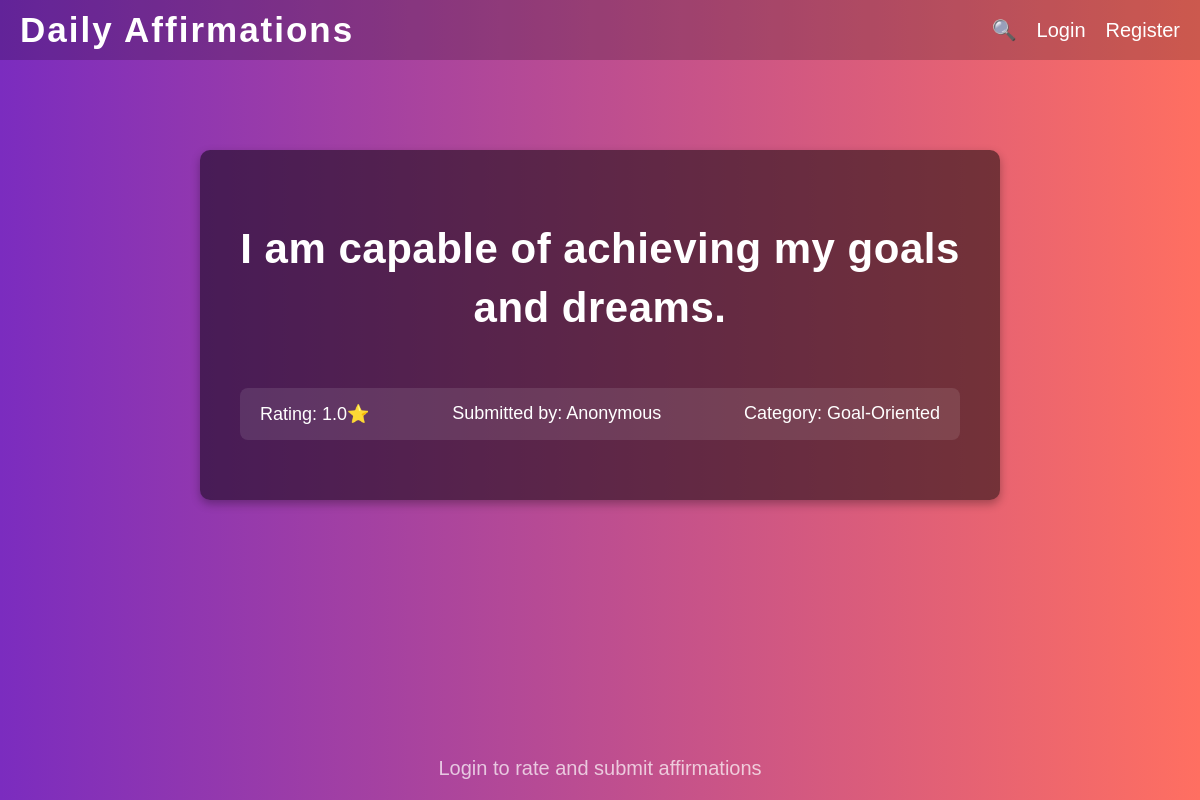
Before: / with the older database file.
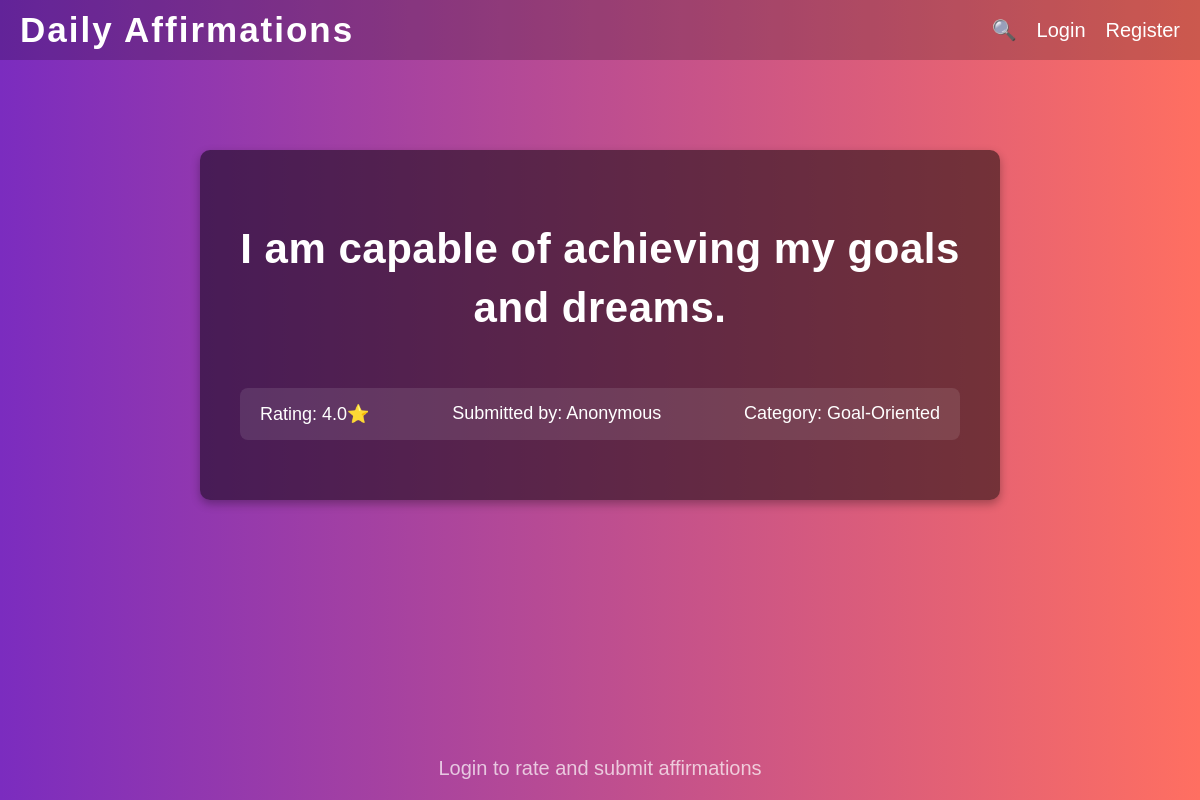
After: the same page with the newer database file.
### affirmations_app/models.py (models this page shows)
class Affirmation(models.Model):
    affirmation = models.TextField()
    category = models.CharField(max_length=100)
    rating = models.FloatField(default=0)
    user = models.ForeignKey(User, on_delete=models.CASCADE, null=True, blank=True)
    def update_average_rating(self):
        ratings = UserRating.objects.filter(affirmation=self)
        if ratings.exists():
            avg_rating = ratings.aggregate(models.Avg('rating'))['rating__avg']
            self.rating = round(avg_rating, 1)
            self.save()

### affirmations_app/views.py (the view)
# urls.py: path('', views.home, name='home'),  # Using the consolidated home view
def home(request):
    context = {}
    try:
        affirmations = Affirmation.objects.all()
        if affirmations.exists():
            affirmation = random.choice(affirmations)
            affirmation.update_average_rating()
        else:
            affirmation = Affirmation.objects.create(
                affirmation="I am capable of achieving anything I set my mind to.",
                category="Motivation"
            )
        context['affirmation'] = affirmation
    except Exception as e:
        logger.error(f"Error in home view: {str(e)}")
        context['affirmation'] = {
            'affirmation': "Welcome to Daily Affirmations!",
            'rating': 0,
            'category': 'General'
        }
        messages.error(request, "There was an issue loading the affirmation. Please try again later.")
    return render(request, 'home.html', context)

### affirmations_app/templates/home.html (shortened to what this page needs)
<!DOCTYPE html>
<html lang="en">
<head>
</head>
<body>
    <header>
        <a href="{% url 'home' %}" class="logo">Daily Affirmations</a>
        <div class="nav">
            <a href="{% url 'search' %}" class="search-icon">🔍</a>
            {% if user.is_authenticated %}
                <a href="{% url 'profile' %}">Profile</a>
                <a href="{% url 'suggest_affirmation' %}">Suggest</a>
                <a href="{% url 'logout' %}">Logout</a>
            {% else %}
                <a href="{% url 'login' %}">Login</a>
                <a href="{% url 'register' %}">Register</a>
            {% endif %}
        </div>
    </header>
    <main>
        {% if affirmation %}
            <h1>{{ affirmation.affirmation }}</h1>
            <div class="details">
                <p>Rating: {{ affirmation.rating }}⭐</p>
                <p>Submitted by: {% if affirmation.user %}{{ affirmation.user.username }}{% else %}Anonymous{% endif %}</p>
                <p>Category: {{ affirmation.category }}</p>
            </div>
        {% else %}
            <h1>Welcome to Daily Affirmations!</h1>
            <p>No affirmations available at the moment. Be the first to add one!</p>
        {% endif %}
    </main>
    {% if not user.is_authenticated %}
        <p class="footer-msg">Login to rate and submit affirmations</p>
    {% endif %}
</body>
</html>

Changed rows visible on the page:
changed Affirmation "I am capable of achieving my goals and dreams.": rating "1.0" → "4.0"
